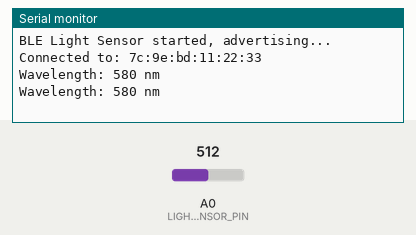
The sketch below on a simulated Arduino Nano 33 IoT. Shown: the last lines printed to the serial monitor. The inputs (shaded band) are chosen by the test bench; at power-on: A0 (LIGHT_SENSOR_PIN) = 512. Nothing arrives over Bluetooth unless stated; a phone connects over Bluetooth LE 3 s after start.

Above: at 4.8 s.
4.9 s: A0 (LIGHT_SENSOR_PIN) set to 716
At 5.8 s:
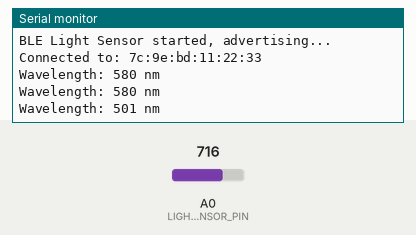
6.5 s: A0 (LIGHT_SENSOR_PIN) set to 900
At 7.8 s:
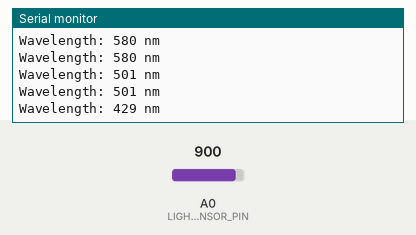
Timing chart, 0 to 9.5 s (numbered marks = the images above; inputs shaded):
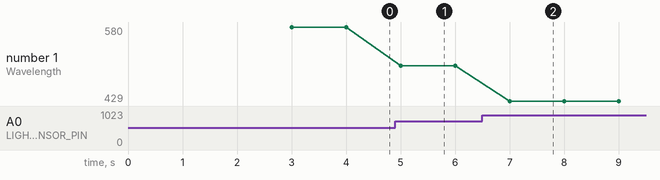

The sketch:

anwendungBLE.ino
```cpp
/**
 * @file anwendungBLE.ino
 * @brief BLE application: send light wavelength to nRF Connect using Arduino Nano 33 BLE Sense.
 *
 * This sketch reads analog light intensity, converts it to an estimated wavelength,
 * and sends it periodically via BLE to a connected smartphone.
 */

#include <ArduinoBLE.h>  // Include BLE library

/// Name of the BLE device
#define DEVICE_NAME "Nano33_LightSensor"

/// Analog pin for the light sensor
#define LIGHT_SENSOR_PIN A0

/// BLE Service for light sensing
BLEService lightService("180A");  // Custom service UUID

/// BLE characteristic for sending wavelength in nanometers
BLEUnsignedIntCharacteristic wavelengthChar("2A6E", BLERead | BLENotify);

/**
 * @brief Arduino setup function.
 * Initializes BLE, sensor pin and starts advertising.
 */
void setup() {
  Serial.begin(9600);
  while (!Serial);

  pinMode(LIGHT_SENSOR_PIN, INPUT);

  if (!BLE.begin()) {
    Serial.println("BLE initialization failed!");
    while (1);
  }

  // BLE device configuration
  BLE.setLocalName(DEVICE_NAME);
  BLE.setAdvertisedService(lightService);

  lightService.addCharacteristic(wavelengthChar);
  BLE.addService(lightService);

  wavelengthChar.writeValue(0);  // Initial value

  BLE.advertise();
  Serial.println("BLE Light Sensor started, advertising...");
}

/**
 * @brief Converts analog value to approximate light wavelength.
 * This is a mock formula for demonstration.
 * @param analogValue ADC value (0-1023)
 * @return Wavelength in nanometers (380-780 nm)
 */
unsigned int convertToWavelength(int analogValue) {
  // Map analog value to 380-780 nm range (visible light)
  return map(analogValue, 0, 1023, 780, 380);
}

/**
 * @brief Arduino loop function.
 * Sends updated wavelength every second if connected.
 */
void loop() {
  BLEDevice central = BLE.central();

  if (central) {
    Serial.print("Connected to: ");
    Serial.println(central.address());

    while (central.connected()) {
      int sensorValue = analogRead(LIGHT_SENSOR_PIN);
      unsigned int wavelength = convertToWavelength(sensorValue);

      wavelengthChar.writeValue(wavelength);
      Serial.print("Wavelength: ");
      Serial.print(wavelength);
      Serial.println(" nm");

      delay(1000);  // Send data every second
    }

    Serial.println("Disconnected.");
  }
}
```

Measured:
- after the input at 4.9 s, the serial monitor: prints a new line after 0.10 s (image 1)
- after the input at 6.5 s, the serial monitor: prints a new line after 0.50 s (image 2)
- plotted number 1: 580 → 501 after the input at 4.9 s, 501 → 429 after the input at 6.5 s
